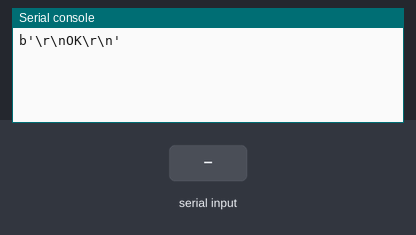
Bench run of a program on a simulated MicroPython board. Shown: the last lines printed to the serial console. The test bench sets the inputs (shaded band). The modem accepts every AT command (registered, SIM ready, sends succeed) and sends nothing else. At 12.0 s the program stops and its outputs stay as they are.

Above: at 1.2 s.
1.3 s: "1\n" received over the second serial link
At 2.4 s:
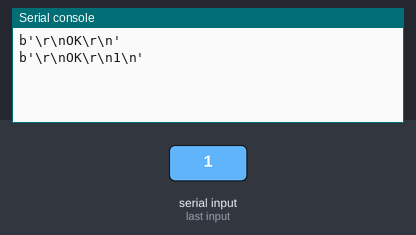
3.5 s: "0\n" received over the second serial link
At 4.8 s:
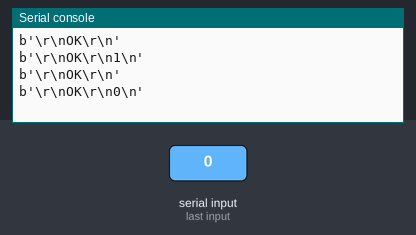
5.0 s: "2\n" received over the second serial link
At 5.8 s:
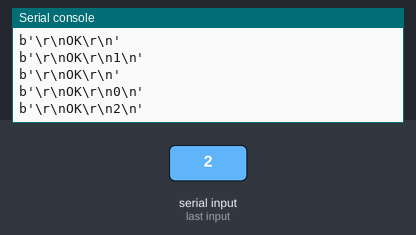

Measured:
- after the input at 1.3 s, the serial console: prints a new line after 0.70 s (image 1)
- after the input at 3.5 s, the serial console: prints a new line after 0.50 s (image 2)
- after the input at 5.0 s, the serial console: prints a new line at once (image 3)

The program:

mainGSM.py
```python
from machine import UART, Pin
import time

uart = UART(0, baudrate=9600, tx=Pin(12), rx=Pin(13))

destno = "+5491154637770"
msg = "HOLA"


uart.write('ATE0\n')         # command echo off
time.sleep(1)
print(uart.read())
uart.write('AT+CRSL=99\n')   # ringer level
time.sleep(1)
print(uart.read())
uart.write('AT+CMIC=0,10\n') # microphone gain
time.sleep(1)
print(uart.read())
uart.write('AT+CLIP=1\n')    # caller line identification
time.sleep(1)
print(uart.read())
uart.write('AT+CMGF=1\n')    # plain text SMS
time.sleep(1)
print(uart.read())
uart.write('AT+CALS=3,0\n')  # set ringtone
time.sleep(1)
print(uart.read())
uart.write('AT+CLTS=1\n')    # enabke get local timestamp mode
time.sleep(1)
print(uart.read())
uart.write('AT+CSCLK=0\n')   # disable automatic sleep
time.sleep(1)
print(uart.read())

def send_sms(phone_number, message):
    # activa modo sms
    uart.write('AT+CMGF=1\n')
    time.sleep(1)
    response = uart.read().decode('utf-8')
    print(response)

    if "OK" not in response:
        print("Fallo al establecer modo texto.")
        return

    # setea número
    uart.write(f'AT+CMGS="{phone_number}"\n')
    time.sleep(1)
    response = uart.read().decode('utf-8')
    print(response)

    if ">" not in response:
        print("Fallo al establecer número de destino.")
        return

    # envía el mensaje
    uart.write('{}\n'.format(message))
    time.sleep(1)

    # envía ctrl z para finalizar el envío
    uart.write('\x1A')
    time.sleep(1)

    # espera al envío de mensaje
    response = uart.read().decode('utf-8')
    print(response)

    if "OK" not in response:
        print("Fallo al enviar SMS.")
    else:
        print("SMS enviado con éxito.")

send_sms(destno, msg)
```
